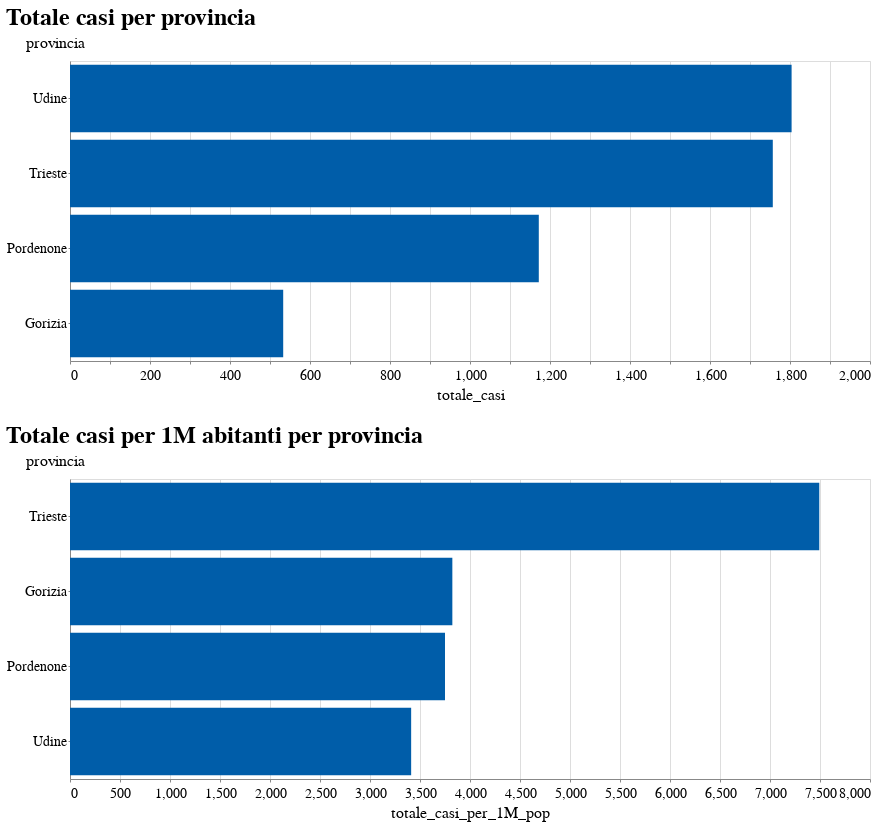

Write notebook code for a chart like this one.
### Code cell
latest = prov_df.groupby('provincia').last().reset_index()

alt.Chart(latest).mark_bar().encode(
    x='totale_casi:Q',
    y=alt.Y('provincia:N', sort='-x'),
).properties(
    height=300,
    width=800,
    title='Totale casi per provincia'
) & alt.Chart(latest).mark_bar().encode(
    x='totale_casi_per_1M_pop:Q',
    y=alt.Y('provincia:N', sort='-x'),
).properties(
    height=300,
    width=800,
    title='Totale casi per 1M abitanti per provincia'
).interactive()

### Figure 1 — Vega-Lite specification as saved in the notebook (floating-point values rounded to 4 significant figures)
{"config": {"view": {"width": 600, "height": 400}, "background": "#ffffff", "title": {"anchor": "start", "font": "Source Sans Pro, Arial, sans", "fontColor": "#000000", "fontSize": 24, "fontWeight": "bold"}, "arc": {"fill": "#005DA9"}, "area": {"fill": "#005DA9"}, "line": {"stroke": "#005DA9", "strokeWidth": 4}, "path": {"stroke": "#005DA9"}, "rect": {"fill": "#005DA9"}, "shape": {"stroke": "#005DA9"}, "bar": {"fill": "#005DA9"}, "point": {"stroke": "#005DA9"}, "symbol": {"fill": "#005DA9", "size": 60}, "axis": {"titleFont": "Source Sans Pro, sans", "titleFontSize": 16, "titleFontWeight": "normal", "labelFont": "Source Sans Pro, sans", "labelFontSize": 14, "labelFontWeight": "normal"}, "axisX": {"labelAngle": 0, "labelPadding": 4, "tickSize": 3}, "axisY": {"labelBaseline": "middle", "maxExtent": 45, "minExtent": 45, "tickSize": 2, "titleAlign": "left", "titleAngle": 0, "titleX": -45, "titleY": -11}, "headerFacet": {"titleFontSize": 16, "labelFontSize": 14}, "headerRow": {"titleFontSize": 16, "labelFontSize": 14}, "headerColumn": {"titleFontSize": 16, "labelFontSize": 14}, "legend": {"titleFont": "Source Sans Pro, sans", "titleFontSize": 16, "titleFontWeight": "normal", "symbolType": "circle", "labelFont": "Source Sans Pro, sans", "labelFontSize": 15}, "range": {"category": ["#AB377A", "#AEC067", "#9BC3B7", "#928285", "#F07F3C", "#FFE054", "#E30034", "#005DA9", "#644F54", "#5EA290", "#769F3B", "#812161", "#E36319", "#F5C631"]}}, "vconcat": [{"mark": "bar", "encoding": {"x": {"type": "quantitative", "field": "totale_casi"}, "y": {"type": "nominal", "field": "provincia", "sort": "-x"}}, "height": 300, "title": "Totale casi per provincia", "width": 800}, {"mark": "bar", "encoding": {"x": {"type": "quantitative", "field": "totale_casi_per_1M_pop"}, "y": {"type": "nominal", "field": "provincia", "sort": "-x"}}, "height": 300, "selection": {"selector006": {"type": "interval", "bind": "scales", "encodings": ["x", "y"]}}, "title": "Totale casi per 1M abitanti per provincia", "width": 800}], "data": {"name": "data-8aa8aef41412252bf830015322b53371"}, "$schema": "https://vega.github.io/schema/vega-lite/v4.8.1.json", "datasets": {"data-8aa8aef41412252bf830015322b53371": [{"provincia": "Gorizia", "data": "2020-10-09T17:00:00", "stato": "ITA", "codice_regione": 6, "regione": "Friuli Venezia Giulia", "codice_provincia": 31, "sigla_provincia": "GO", "lat": 45.94, "long": 13.62, "totale_casi": 533, "note": null, "popolazione": 139403, "nuovi_positivi": 9.0, "incremento": 1.689, "totale_casi_per_1M_pop": 3823.0, "nuovi_positivi_per_1M_pop": 64.56}, {"provincia": "Pordenone", "data": "2020-10-09T17:00:00", "stato": "ITA", "codice_regione": 6, "regione": "Friuli Venezia Giulia", "codice_provincia": 93, "sigla_provincia": "PN", "lat": 45.95, "long": 12.66, "totale_casi": 1172, "note": null, "popolazione": 312533, "nuovi_positivi": 28.0, "incremento": 2.389, "totale_casi_per_1M_pop": 3750.0, "nuovi_positivi_per_1M_pop": 89.59}, {"provincia": "Trieste", "data": "2020-10-09T17:00:00", "stato": "ITA", "codice_regione": 6, "regione": "Friuli Venezia Giulia", "codice_provincia": 32, "sigla_provincia": "TS", "lat": 45.65, "long": 13.77, "totale_casi": 1757, "note": null, "popolazione": 234493, "nuovi_positivi": 38.0, "incremento": 2.163, "totale_casi_per_1M_pop": 7493.0, "nuovi_positivi_per_1M_pop": 162.1}, {"provincia": "Udine", "data": "2020-10-09T17:00:00", "stato": "ITA", "codice_regione": 6, "regione": "Friuli Venezia Giulia", "codice_provincia": 30, "sigla_provincia": "UD", "lat": 46.06, "long": 13.23, "totale_casi": 1804, "note": null, "popolazione": 528791, "nuovi_positivi": 70.0, "incremento": 3.88, "totale_casi_per_1M_pop": 3412.0, "nuovi_positivi_per_1M_pop": 132.4}]}}
